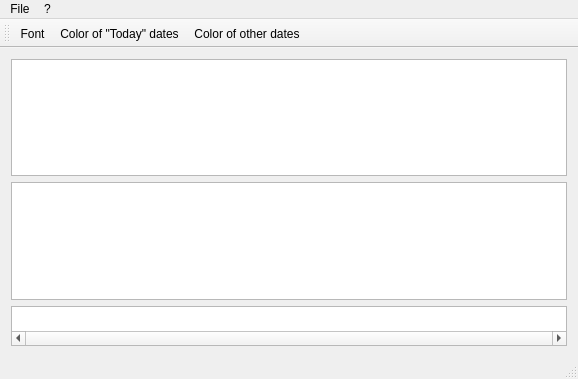
<?xml version="1.0" encoding="UTF-8"?>
<ui version="4.0">
 <class>MainWindow</class>
 <widget class="QMainWindow" name="MainWindow">
  <property name="geometry">
   <rect>
    <x>0</x>
    <y>0</y>
    <width>578</width>
    <height>379</height>
   </rect>
  </property>
  <property name="minimumSize">
   <size>
    <width>478</width>
    <height>363</height>
   </size>
  </property>
  <property name="windowTitle">
   <string>Their Birthday</string>
  </property>
  <property name="windowIcon">
   <iconset resource="TheirBirthday.qrc">
    <normaloff>:/new/files/TheirBirthday.ico</normaloff>:/new/files/TheirBirthday.ico</iconset>
  </property>
  <widget class="QWidget" name="centralWidget">
   <layout class="QGridLayout" name="gridLayout">
    <item row="1" column="0">
     <widget class="QPlainTextEdit" name="plainTEditEvents">
      <property name="font">
       <font>
        <family>MS Sans Serif</family>
        <pointsize>9</pointsize>
        <bold>true</bold>
       </font>
      </property>
      <property name="readOnly">
       <bool>true</bool>
      </property>
     </widget>
    </item>
    <item row="0" column="0">
     <widget class="QPlainTextEdit" name="plainTEditDates">
      <property name="font">
       <font>
        <family>MS Sans Serif</family>
        <pointsize>9</pointsize>
        <bold>true</bold>
       </font>
      </property>
      <property name="readOnly">
       <bool>true</bool>
      </property>
     </widget>
    </item>
    <item row="2" column="0">
     <widget class="QPlainTextEdit" name="plainTEditRuns">
      <property name="sizePolicy">
       <sizepolicy hsizetype="Expanding" vsizetype="Fixed">
        <horstretch>0</horstretch>
        <verstretch>0</verstretch>
       </sizepolicy>
      </property>
      <property name="minimumSize">
       <size>
        <width>0</width>
        <height>40</height>
       </size>
      </property>
      <property name="maximumSize">
       <size>
        <width>16777215</width>
        <height>60</height>
       </size>
      </property>
      <property name="inputMethodHints">
       <set>Qt::InputMethodHint::ImhNoEditMenu</set>
      </property>
      <property name="lineWidth">
       <number>1</number>
      </property>
      <property name="verticalScrollBarPolicy">
       <enum>Qt::ScrollBarPolicy::ScrollBarAlwaysOff</enum>
      </property>
      <property name="horizontalScrollBarPolicy">
       <enum>Qt::ScrollBarPolicy::ScrollBarAlwaysOn</enum>
      </property>
      <property name="undoRedoEnabled">
       <bool>false</bool>
      </property>
      <property name="readOnly">
       <bool>true</bool>
      </property>
      <property name="textInteractionFlags">
       <set>Qt::TextInteractionFlag::TextSelectableByMouse</set>
      </property>
     </widget>
    </item>
   </layout>
  </widget>
  <widget class="QMenuBar" name="menuBar">
   <property name="geometry">
    <rect>
     <x>0</x>
     <y>0</y>
     <width>578</width>
     <height>26</height>
    </rect>
   </property>
   <widget class="QMenu" name="menuFile">
    <property name="title">
     <string>File</string>
    </property>
    <addaction name="actionEdit"/>
    <addaction name="separator"/>
    <addaction name="actionFont"/>
    <addaction name="actionColor"/>
    <addaction name="actionColor3"/>
    <addaction name="actionSettings"/>
    <addaction name="separator"/>
    <addaction name="actionExit"/>
   </widget>
   <widget class="QMenu" name="menu">
    <property name="title">
     <string>?</string>
    </property>
    <addaction name="actionLicense"/>
    <addaction name="actionAbout_Qt"/>
    <addaction name="separator"/>
    <addaction name="actionAbout"/>
   </widget>
   <addaction name="menuFile"/>
   <addaction name="menu"/>
  </widget>
  <widget class="QToolBar" name="mainToolBar">
   <attribute name="toolBarArea">
    <enum>TopToolBarArea</enum>
   </attribute>
   <attribute name="toolBarBreak">
    <bool>false</bool>
   </attribute>
   <addaction name="actionFont"/>
   <addaction name="actionColor"/>
   <addaction name="actionColor3"/>
  </widget>
  <widget class="QStatusBar" name="statusBar"/>
  <action name="actionEdit">
   <property name="text">
    <string>Edit...</string>
   </property>
  </action>
  <action name="actionFont">
   <property name="icon">
    <iconset resource="TheirBirthday.qrc">
     <normaloff>:/new/files/font.ico</normaloff>:/new/files/font.ico</iconset>
   </property>
   <property name="text">
    <string>Font...</string>
   </property>
  </action>
  <action name="actionColor">
   <property name="icon">
    <iconset resource="TheirBirthday.qrc">
     <normaloff>:/new/files/today.ico</normaloff>:/new/files/today.ico</iconset>
   </property>
   <property name="text">
    <string>Color of &quot;Today&quot; dates...</string>
   </property>
   <property name="toolTip">
    <string>Цвет сегодняшнего текста</string>
   </property>
  </action>
  <action name="actionExit">
   <property name="icon">
    <iconset resource="TheirBirthday.qrc">
     <normaloff>:/new/files/exit.ico</normaloff>:/new/files/exit.ico</iconset>
   </property>
   <property name="text">
    <string>Exit</string>
   </property>
  </action>
  <action name="actionSettings">
   <property name="text">
    <string>Other settings...</string>
   </property>
  </action>
  <action name="actionLicense">
   <property name="text">
    <string>License...</string>
   </property>
  </action>
  <action name="actionAbout_Qt">
   <property name="text">
    <string>About Qt...</string>
   </property>
  </action>
  <action name="actionAbout">
   <property name="text">
    <string>About...</string>
   </property>
  </action>
  <action name="actionColor3">
   <property name="icon">
    <iconset resource="TheirBirthday.qrc">
     <normaloff>:/new/files/yesterday.ico</normaloff>:/new/files/yesterday.ico</iconset>
   </property>
   <property name="text">
    <string>Color of other dates...</string>
   </property>
   <property name="toolTip">
    <string>Цвет прочего текста</string>
   </property>
  </action>
 </widget>
 <layoutdefault spacing="6" margin="11"/>
 <resources>
  <include location="TheirBirthday.qrc"/>
 </resources>
 <connections/>
</ui>
